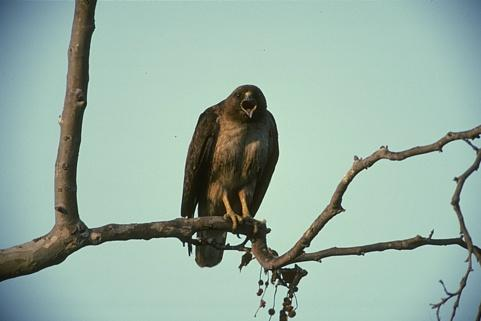
#> input picture Segmentation1/2/initial 2/Data/eagle.jpg, 481 x 321 px
$ jupyter execute --allow-errors notebook.ipynb
#> lines starting #> are read from the running program, lines starting #| are printed output that depends on the picture
<h1 align=center style="line-height:200%;font-family:vazir;color:#0099cc">
<font face="vazir" color="#0099cc">
لبه قطعه‌ها
</font>
</h1>

<h2 align=right style="line-height:200%;font-family:vazir;color:#0099cc">
<font face="vazir" color="#0099cc">
مقدمه
</font>
</h2>

<p dir=rtl style="direction: rtl;text-align: right;line-height:200%;font-family:vazir;font-size:medium">
<font face="vazir" size=3>
در این تمرین قصد داریم تا با استفاده از لبه‌یابی، قطعه بندی را انجام دهیم. در ادامه با بخش های مختلف تمرین آشنا خواهیم شد.
</font>
</p>

[cell 1]
import cv2
import numpy as np
import matplotlib.pyplot as plt

<h3 align=right style="line-height:200%;font-family:vazir;color:#0099cc">
<font face="vazir" color="#0099cc">
مرحله اول: وارد کردن تصویر
</font>
</h3>

<p dir=rtl style="direction: rtl;text-align: right;line-height:200%;font-family:vazir;font-size:medium">
<font face="vazir" size=3>
ابتدا تصویر زیر را بصورت خاکستری بخوانید.
<br>
Data/eagle.jpg
</font>
</p>

[cell 2]
image = cv2.imread('./Data/eagle.jpg')
#> image is the input picture: shape (321, 481, 3); mean B, G, R 163.2, 175.1, 151.2
gray_image = cv2.cvtColor(image, cv2.COLOR_BGR2GRAY)
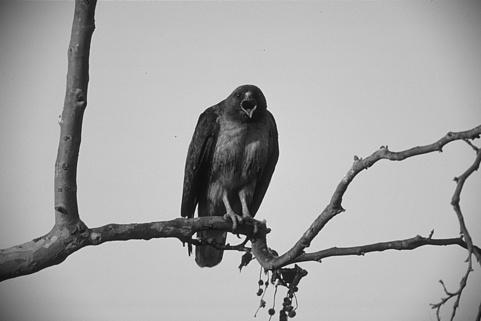
#> gray_image: shape (321, 481); min 4, max 248, mean 166.6
plt.imshow(gray_image, cmap='gray')
plt.axis('off')

<h3 align=right style="line-height:200%;font-family:vazir;color:#0099cc">
<font face="vazir" color="#0099cc">
مرحله دوم: لبه‌یابی به عنوان پیش‌پردازش
</font>
</h3>

<p dir=rtl style="direction: rtl;text-align: right;line-height:200%;font-family:vazir;font-size:medium">
<font face="vazir" size=3>
در این مرحله روی تصویر یک فاز تیزسازی باید انجام دهید. به ازای یکی از فیلترهای معرفی شده این عملیات را انجام دهید.
<br>
 حتما خروجی این بخش را نمایش دهید تا ببنید در اثر اعمال تیزسازی تصویر چگونه تغییر خواهد کرد.
</font>
</p>

[cell 3]
kernel = np.array([[0, -1, 0],
                   [-1, 4, -1],
                   [0, -1, 0]])

sharpened_image = cv2.filter2D(
    gray_image, -1, kernel)
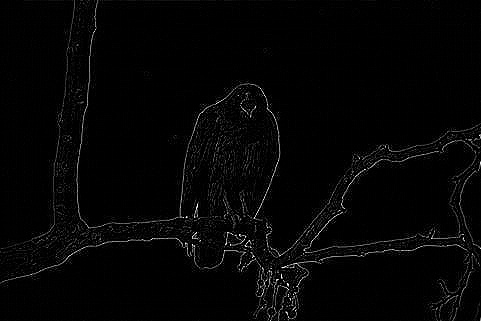
#> sharpened_image: shape (321, 481); min 0, max 255, mean 5
plt.imshow(sharpened_image)

<h3 align=right style="line-height:200%;font-family:vazir;color:#0099cc">
<font face="vazir" color="#0099cc">
مرحله سوم: قطعه‌بندی
</font>
</h3>

<p dir=rtl style="direction: rtl;text-align: right;line-height:200%;font-family:vazir;font-size:medium">
<font face="vazir" size=3>
حال بر روی تصویری که تیزسازی را بر روی آن انجام دادید باید قطعه‌بندی را انجام دهید.
</font>
</p>

[cell 4]
otsu_threshold, image_segment = cv2.threshold(
    sharpened_image, 0, 255, cv2.THRESH_BINARY_INV+ cv2.THRESH_OTSU)
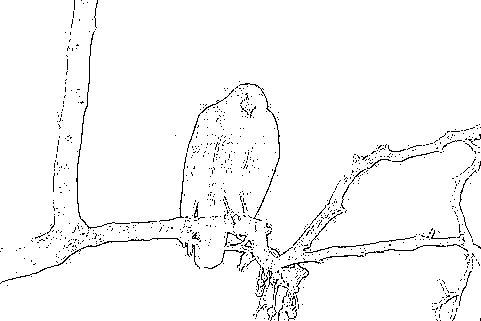
#> image_segment: shape (321, 481); 97% white; black in thin lines or dots
#> otsu_threshold = 49
plt.imshow(cv2.cvtColor(image_segment, cv2.COLOR_BGR2RGB))
plt.axis('off')

<h3 align=right style="line-height:200%;font-family:vazir;color:#0099cc">
<font face="vazir" color="#0099cc">
مرحله چهارم: قطعه‌بندی
</font>
</h3>

<p dir=rtl style="direction: rtl;text-align: right;line-height:200%;font-family:vazir;font-size:medium">
<font face="vazir" size=3>
    در این مرحله باید قطعه‌بندی خود را نهایی کنید.
    <br>
    دقت کنید که حتما تصویر قطعه‌بندی شده دارای پیش‌زمینه <b>سفید</b> باشد و قطعات شما با مرز <b>سیاه</b> از همدیگر جدا شده باشند.
</font>
</p>

<h3 align=right style="line-height:200%;font-family:vazir;color:#0099cc">
<font face="vazir" color="#0099cc">
مرحله پنجم: ذخیره‌سازی
</font>
</h3>

<p dir=rtl style="direction: rtl;text-align: right;line-height:200%;font-family:vazir;font-size:medium">
<font face="vazir" size=3>
در این مرحله تصویر قطعه‌بندی شده نهایی را با فایلی به نام زیر ذخیره کنید:
    <br>
    segmented_eagle.jpg
</font>
</p>

[cell 5]
cv2.imwrite('segmented_eagle.jpg', image_segment)
#> Out = True

<h3 align=right style="line-height:200%;font-family:vazir;color:#0099cc">
<font face="vazir" color="#0099cc">
مرحله پنجم: سلول جواب‌ساز
</font>
</h3>

<p dir=rtl style="direction: rtl;text-align: right;line-height:200%;font-family:vazir;font-size:medium">
<font face="vazir" size=3>
بدون هیچگونه تغییری، این سلول را اجرا کنید تا فایل پاسخ شما آماده شود.
</font>
</p>

[cell 6]
import zipfile

def compress(file_names):
    print("File Paths:")
    print(file_names)
    # Select the compression mode ZIP_DEFLATED for compression
    # or zipfile.ZIP_STORED to just store the file
    compression = zipfile.ZIP_DEFLATED
    # create the zip file first parameter path/name, second mode
    with zipfile.ZipFile("result.zip", mode="w") as zf:
        for file_name in file_names:
            # Add file to the zip file
            # first parameter file to zip, second filename in zip
            zf.write('./' + file_name, file_name, compress_type=compression)


file_names = ["notebook.ipynb", "segmented_eagle.jpg"]
#> (the rest of this cell did not finish here and is left out)
